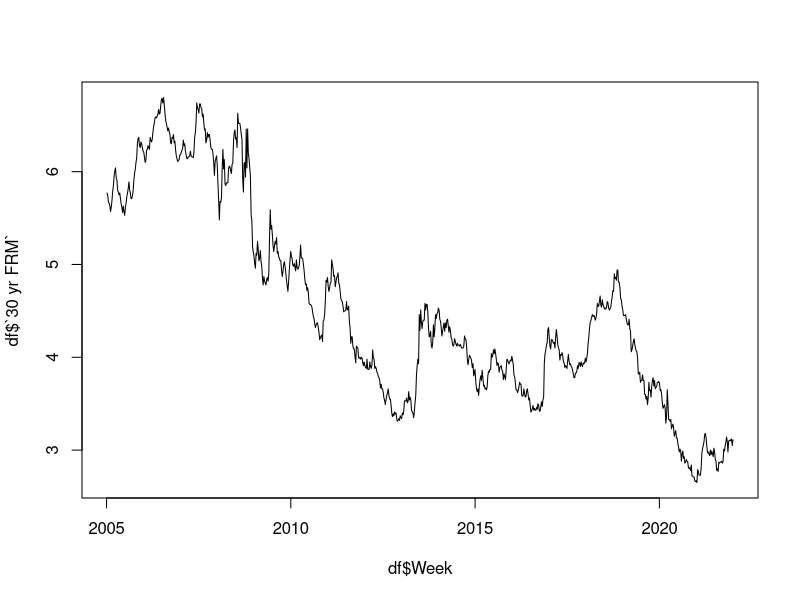
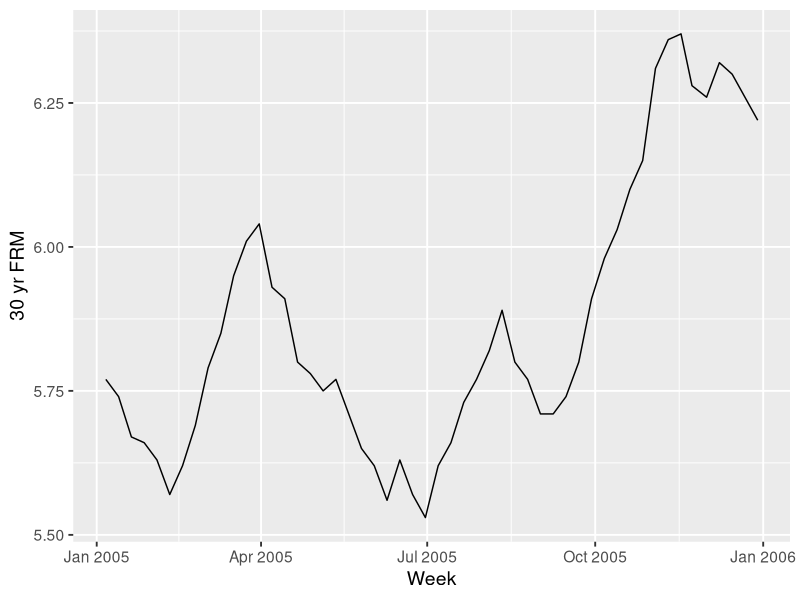
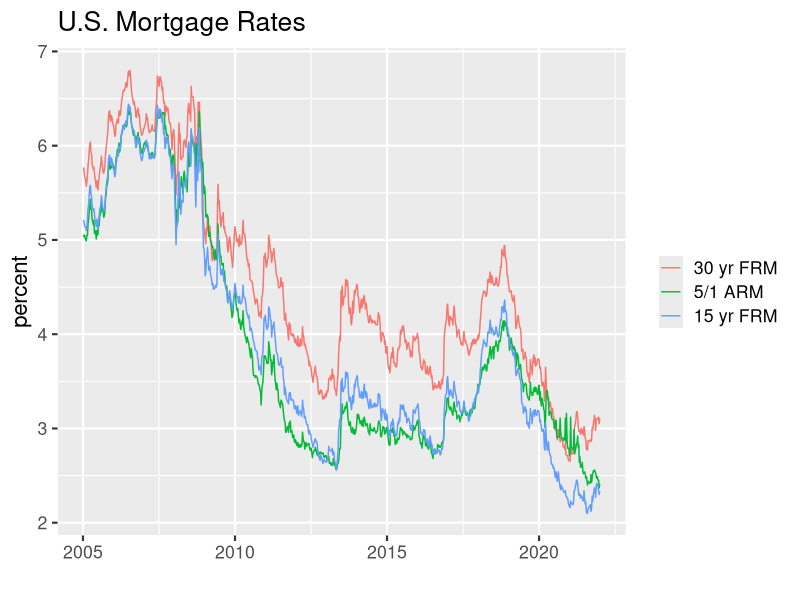

Source code (R) for these figures, in order: (Note: this script raises an error after producing the figures.)
## ---- chunk 1
dchar <- "2018-10-12"
ddate <- as.Date(dchar)
class(dchar)
class(ddate)
## ---- chunk 2
as.Date("Thursday, January 6, 2005", format = "%A, %B %d, %Y")
## ---- chunk 3
as.Date("2017-11-02") - as.Date("2017-01-01")
as.Date("2017-11-12") > as.Date("2017-3-3")
## ---- chunk 4
lubridate::mdy("April 13, 1907")
## ---- chunk 5
today <- Sys.Date()
lubridate::year(today)
lubridate::yday(today)
lubridate::month(today, label = TRUE)
lubridate::week(today)
## ---- chunk 6
library(dplyr)
library(readxl)
library(tidyr)
library(ggplot2)
df <- read_excel("data/historicalweeklydata.xls", 
    col_types = c("date", "numeric", "numeric", 
        "numeric"))

plot(df$Week, df$`30 yr FRM`, type = "l") # on the order of years

g<-ggplot(df %>% filter(Week < as.Date("2006-01-01")), 
       aes(Week, `30 yr FRM`)) + 
  geom_line() + 
  theme_grey(14)
g
## ---- chunk 7
df2 <- df %>% pivot_longer(cols = -c("Week"), names_to = "TYPE") %>%
  mutate(TYPE = forcats::fct_reorder2(TYPE, Week, value))# puts legend in correct order

ggplot(df2, aes(Week, value, color = TYPE)) +
  geom_line() +
  ggtitle("U.S. Mortgage Rates") +  labs (x = "", y = "percent") +
  theme_grey(16) +
  theme(legend.title = element_blank())
## ---- chunk 8
library(lubridate)
df2010 <- df %>% filter(year(Week) == 2010)
ggplot(df2010, aes(Week, value, color = TYPE)) +
  geom_line() +
  ggtitle("U.S. Mortgage Rates")
